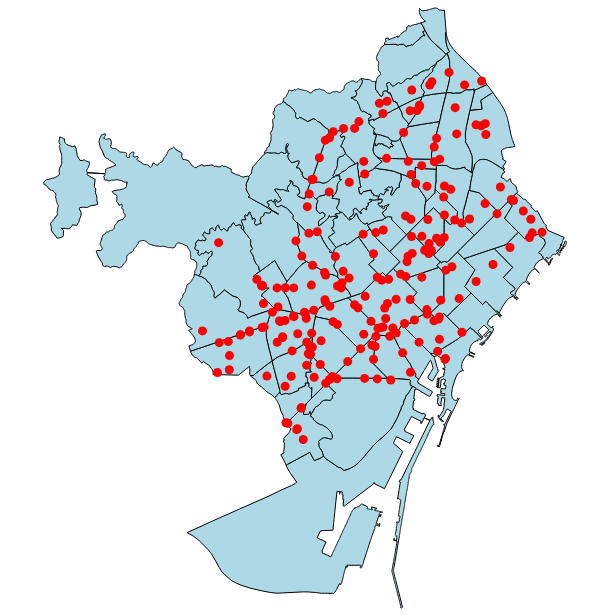

The notebook cell saved with this chart:
### Code cell
a = alt.Chart(all_stops).mark_geoshape(size=0, color='red').encode(tooltip=['id', 'name']).properties(width=600, height=600)
neigh_layer + a

### Figure 1 — Vega-Lite specification as saved in the notebook (floating-point values rounded to 4 significant figures; data arrays with more than 128 entries replaced by an {"elided": "..."} marker saying what was removed)
{"config": {"view": {"continuousWidth": 300, "continuousHeight": 300}}, "layer": [{"data": {"name": "data-ff3992ad043cdfa6038f5a9446ee4523"}, "mark": {"type": "geoshape", "fill": "lightblue", "stroke": "black"}, "encoding": {"tooltip": [{"field": "name", "type": "nominal"}]}}, {"data": {"name": "data-f29f9733364fb5fcbb1d75ecc4f86821"}, "mark": {"type": "geoshape", "color": "red", "size": 0}, "encoding": {"tooltip": [{"field": "id", "type": "nominal"}, {"field": "name", "type": "nominal"}]}}], "height": 600, "width": 600, "$schema": "https://vega.github.io/schema/vega-lite/v6.1.0.json", "datasets": {"data-ff3992ad043cdfa6038f5a9446ee4523": [{"name": "la Barceloneta", "type": "Feature", "geometry": {"type": "Polygon", "coordinates": {"elided": "1x539x2 float values"}}}, {"name": "la Marina del Prat Vermell", "type": "Feature", "geometry": {"type": "Polygon", "coordinates": {"elided": "1x2940x2 float values"}}}, {"name": "Sant Antoni", "type": "Feature", "geometry": {"type": "Polygon", "coordinates": [[[2.168, 41.38], [2.168, 41.38], [2.158, 41.38], [2.156, 41.38], [2.154, 41.38], [2.151, 41.38], [2.15, 41.38], [2.15, 41.38], [2.152, 41.38], [2.153, 41.38], [2.156, 41.38], [2.159, 41.38], [2.161, 41.38], [2.162, 41.38], [2.163, 41.39], [2.164, 41.39], [2.165, 41.39], [2.164, 41.39], [2.163, 41.38], [2.167, 41.38], [2.168, 41.38]]]}}, {"name": "Vallvidrera, el Tibidabo i les Planes", "type": "Feature", "geometry": {"type": "Polygon", "coordinates": {"elided": "1x1725x2 float values"}}}, {"name": "Sarrià", "type": "Feature", "geometry": {"type": "Polygon", "coordinates": {"elided": "1x656x2 float values"}}}, {"name": "Vallcarca i els Penitents", "type": "Feature", "geometry": {"type": "Polygon", "coordinates": {"elided": "1x521x2 float values"}}}, {"name": "Baró de Viver", "type": "Feature", "geometry": {"type": "Polygon", "coordinates": [[[2.197, 41.44], [2.196, 41.44], [2.196, 41.44], [2.196, 41.44], [2.196, 41.44], [2.197, 41.45], [2.197, 41.45], [2.198, 41.45], [2.198, 41.45], [2.2, 41.45], [2.201, 41.45], [2.202, 41.45], [2.203, 41.45], [2.203, 41.45], [2.202, 41.45], [2.202, 41.45], [2.199, 41.45], [2.199, 41.45], [2.199, 41.44], [2.2, 41.44], [2.197, 41.44]]]}}, {"name": "Sant Genís dels Agudells", "type": "Feature", "geometry": {"type": "Polygon", "coordinates": {"elided": "1x580x2 float values"}}}, {"name": "Horta", "type": "Feature", "geometry": {"type": "Polygon", "coordinates": {"elided": "1x671x2 float values"}}}, {"name": "l'Antiga Esquerra de l'Eixample", "type": "Feature", "geometry": {"type": "Polygon", "coordinates": [[[2.157, 41.39], [2.158, 41.39], [2.16, 41.39], [2.161, 41.39], [2.162, 41.39], [2.164, 41.39], [2.165, 41.39], [2.165, 41.39], [2.164, 41.39], [2.163, 41.39], [2.162, 41.38], [2.161, 41.38], [2.159, 41.38], [2.157, 41.38], [2.156, 41.38], [2.154, 41.39], [2.153, 41.39], [2.152, 41.39], [2.151, 41.39], [2.148, 41.39], [2.148, 41.39], [2.144, 41.39], [2.144, 41.39], [2.144, 41.39], [2.144, 41.39], [2.144, 41.39], [2.144, 41.39], [2.145, 41.39], [2.145, 41.39], [2.145, 41.39], [2.145, 41.39], [2.145, 41.39], [2.145, 41.39], [2.145, 41.39], [2.145, 41.39], [2.145, 41.39], [2.145, 41.39], [2.145, 41.39], [2.145, 41.39], [2.145, 41.39], [2.145, 41.39], [2.155, 41.4], [2.155, 41.4], [2.156, 41.39], [2.157, 41.39]]]}}, {"name": "el Raval", "type": "Feature", "geometry": {"type": "Polygon", "coordinates": {"elided": "1x95x2 float values"}}}, {"name": "el Barri Gòtic", "type": "Feature", "geometry": {"type": "Polygon", "coordinates": {"elided": "1x119x2 float values"}}}, {"name": "Sant Pere, Santa Caterina i la Ribera", "type": "Feature", "geometry": {"type": "Polygon", "coordinates": {"elided": "1x65x2 float values"}}}, {"name": "el Fort Pienc", "type": "Feature", "geometry": {"type": "Polygon", "coordinates": [[[2.184, 41.39], [2.182, 41.39], [2.181, 41.39], [2.18, 41.39], [2.176, 41.39], [2.176, 41.39], [2.176, 41.39], [2.176, 41.39], [2.176, 41.39], [2.176, 41.39], [2.176, 41.39], [2.176, 41.39], [2.176, 41.39], [2.176, 41.39], [2.176, 41.39], [2.176, 41.4], [2.176, 41.4], [2.176, 41.4], [2.176, 41.4], [2.176, 41.4], [2.176, 41.4], [2.176, 41.4], [2.177, 41.4], [2.177, 41.4], [2.177, 41.4], [2.178, 41.4], [2.178, 41.4], [2.177, 41.4], [2.177, 41.4], [2.177, 41.4], [2.176, 41.4], [2.176, 41.4], [2.175, 41.4], [2.174, 41.4], [2.173, 41.4], [2.175, 41.4], [2.185, 41.4], [2.187, 41.4], [2.187, 41.39], [2.187, 41.39], [2.187, 41.39], [2.187, 41.39], [2.187, 41.39], [2.187, 41.39], [2.187, 41.39], [2.187, 41.39], [2.187, 41.39], [2.187, 41.39], [2.187, 41.39], [2.187, 41.39], [2.187, 41.39], [2.184, 41.39]]]}}, {"name": "la Sagrada Família", "type": "Feature", "geometry": {"type": "Polygon", "coordinates": [[[2.173, 41.4], [2.173, 41.4], [2.173, 41.4], [2.171, 41.4], [2.17, 41.4], [2.17, 41.4], [2.17, 41.4], [2.172, 41.4], [2.169, 41.41], [2.175, 41.41], [2.179, 41.41], [2.181, 41.41], [2.182, 41.41], [2.183, 41.41], [2.186, 41.4], [2.185, 41.4], [2.185, 41.4], [2.175, 41.4], [2.173, 41.4]]]}}, {"name": "la Dreta de l'Eixample", "type": "Feature", "geometry": {"type": "Polygon", "coordinates": {"elided": "1x65x2 float values"}}}, {"name": "la Nova Esquerra de l'Eixample", "type": "Feature", "geometry": {"type": "Polygon", "coordinates": [[[2.152, 41.38], [2.15, 41.38], [2.149, 41.38], [2.149, 41.38], [2.148, 41.38], [2.142, 41.38], [2.143, 41.39], [2.143, 41.39], [2.143, 41.39], [2.143, 41.39], [2.144, 41.39], [2.144, 41.39], [2.148, 41.39], [2.148, 41.39], [2.151, 41.39], [2.152, 41.39], [2.153, 41.39], [2.154, 41.39], [2.156, 41.38], [2.157, 41.38], [2.159, 41.38], [2.156, 41.38], [2.153, 41.38], [2.152, 41.38]]]}}, {"name": "el Poble-sec", "type": "Feature", "geometry": {"type": "Polygon", "coordinates": {"elided": "1x312x2 float values"}}}, {"name": "la Marina de Port", "type": "Feature", "geometry": {"type": "Polygon", "coordinates": {"elided": "1x182x2 float values"}}}, {"name": "la Font de la Guatlla", "type": "Feature", "geometry": {"type": "Polygon", "coordinates": {"elided": "1x91x2 float values"}}}, {"name": "Hostafrancs", "type": "Feature", "geometry": {"type": "Polygon", "coordinates": {"elided": "1x91x2 float values"}}}, {"name": "la Bordeta", "type": "Feature", "geometry": {"type": "Polygon", "coordinates": {"elided": "1x92x2 float values"}}}, {"name": "Sants - Badal", "type": "Feature", "geometry": {"type": "Polygon", "coordinates": [[[2.13, 41.38], [2.13, 41.38], [2.131, 41.37], [2.131, 41.37], [2.132, 41.37], [2.132, 41.37], [2.132, 41.37], [2.131, 41.37], [2.131, 41.37], [2.131, 41.37], [2.131, 41.37], [2.131, 41.37], [2.13, 41.37], [2.13, 41.37], [2.13, 41.37], [2.129, 41.37], [2.129, 41.37], [2.129, 41.37], [2.129, 41.37], [2.128, 41.37], [2.128, 41.37], [2.127, 41.37], [2.127, 41.37], [2.126, 41.37], [2.126, 41.37], [2.126, 41.37], [2.125, 41.37], [2.125, 41.37], [2.124, 41.37], [2.124, 41.37], [2.124, 41.37], [2.124, 41.37], [2.124, 41.37], [2.124, 41.37], [2.124, 41.37], [2.124, 41.37], [2.124, 41.37], [2.124, 41.37], [2.123, 41.37], [2.122, 41.38], [2.122, 41.38], [2.122, 41.38], [2.122, 41.38], [2.123, 41.38], [2.125, 41.38], [2.128, 41.38], [2.129, 41.38], [2.129, 41.38], [2.13, 41.38], [2.13, 41.38], [2.13, 41.38]]]}}, {"name": "Sants", "type": "Feature", "geometry": {"type": "Polygon", "coordinates": {"elided": "1x106x2 float values"}}}, {"name": "les Corts", "type": "Feature", "geometry": {"type": "Polygon", "coordinates": {"elided": "1x82x2 float values"}}}, {"name": "la Maternitat i Sant Ramon", "type": "Feature", "geometry": {"type": "Polygon", "coordinates": {"elided": "1x86x2 float values"}}}, {"name": "Pedralbes", "type": "Feature", "geometry": {"type": "Polygon", "coordinates": {"elided": "1x313x2 float values"}}}, {"name": "les Tres Torres", "type": "Feature", "geometry": {"type": "Polygon", "coordinates": {"elided": "1x116x2 float values"}}}, {"name": "Sant Gervasi - la Bonanova", "type": "Feature", "geometry": {"type": "Polygon", "coordinates": {"elided": "1x514x2 float values"}}}, {"name": "Sant Gervasi - Galvany", "type": "Feature", "geometry": {"type": "Polygon", "coordinates": {"elided": "1x134x2 float values"}}}, {"name": "el Putxet i el Farró", "type": "Feature", "geometry": {"type": "Polygon", "coordinates": {"elided": "1x185x2 float values"}}}, {"name": "el Coll", "type": "Feature", "geometry": {"type": "Polygon", "coordinates": {"elided": "1x179x2 float values"}}}, {"name": "la Salut", "type": "Feature", "geometry": {"type": "Polygon", "coordinates": {"elided": "1x169x2 float values"}}}, {"name": "la Vila de Gràcia", "type": "Feature", "geometry": {"type": "Polygon", "coordinates": {"elided": "1x84x2 float values"}}}, {"name": "el Camp d'en Grassot i Gràcia Nova", "type": "Feature", "geometry": {"type": "Polygon", "coordinates": [[[2.169, 41.4], [2.167, 41.4], [2.166, 41.4], [2.165, 41.4], [2.165, 41.4], [2.164, 41.4], [2.164, 41.4], [2.163, 41.4], [2.162, 41.4], [2.162, 41.4], [2.162, 41.4], [2.164, 41.4], [2.163, 41.41], [2.163, 41.41], [2.163, 41.41], [2.163, 41.41], [2.162, 41.41], [2.162, 41.41], [2.161, 41.41], [2.161, 41.41], [2.161, 41.41], [2.161, 41.41], [2.16, 41.41], [2.16, 41.41], [2.16, 41.41], [2.159, 41.41], [2.158, 41.41], [2.158, 41.41], [2.16, 41.41], [2.161, 41.41], [2.162, 41.41], [2.162, 41.41], [2.163, 41.41], [2.164, 41.41], [2.164, 41.41], [2.164, 41.41], [2.165, 41.41], [2.169, 41.41], [2.172, 41.4], [2.169, 41.4]]]}}, {"name": "el Baix Guinardó", "type": "Feature", "geometry": {"type": "Polygon", "coordinates": [[[2.17, 41.41], [2.169, 41.41], [2.165, 41.41], [2.164, 41.41], [2.164, 41.41], [2.164, 41.41], [2.163, 41.41], [2.162, 41.41], [2.161, 41.41], [2.161, 41.41], [2.161, 41.41], [2.161, 41.41], [2.162, 41.41], [2.162, 41.41], [2.162, 41.41], [2.162, 41.41], [2.163, 41.41], [2.163, 41.41], [2.163, 41.41], [2.163, 41.41], [2.164, 41.41], [2.164, 41.41], [2.164, 41.41], [2.164, 41.41], [2.166, 41.41], [2.166, 41.41], [2.167, 41.42], [2.167, 41.42], [2.168, 41.42], [2.168, 41.42], [2.168, 41.42], [2.168, 41.42], [2.168, 41.42], [2.168, 41.42], [2.168, 41.42], [2.168, 41.42], [2.169, 41.42], [2.169, 41.42], [2.169, 41.42], [2.169, 41.42], [2.169, 41.42], [2.169, 41.42], [2.169, 41.42], [2.169, 41.42], [2.169, 41.42], [2.169, 41.42], [2.169, 41.42], [2.169, 41.42], [2.169, 41.41], [2.17, 41.41], [2.17, 41.41], [2.17, 41.41], [2.17, 41.41], [2.17, 41.41], [2.171, 41.41], [2.171, 41.41], [2.171, 41.41], [2.171, 41.41], [2.172, 41.41], [2.173, 41.41], [2.174, 41.41], [2.174, 41.41], [2.17, 41.41]]]}}, {"name": "Can Baró", "type": "Feature", "geometry": {"type": "Polygon", "coordinates": {"elided": "1x329x2 float values"}}}, {"name": "el Clot", "type": "Feature", "geometry": {"type": "Polygon", "coordinates": [[[2.192, 41.41], [2.194, 41.41], [2.194, 41.41], [2.194, 41.41], [2.194, 41.41], [2.195, 41.41], [2.195, 41.41], [2.195, 41.41], [2.195, 41.41], [2.196, 41.41], [2.197, 41.41], [2.197, 41.41], [2.197, 41.41], [2.195, 41.41], [2.193, 41.41], [2.191, 41.41], [2.19, 41.41], [2.188, 41.4], [2.188, 41.4], [2.188, 41.4], [2.188, 41.4], [2.188, 41.4], [2.187, 41.4], [2.187, 41.4], [2.187, 41.4], [2.187, 41.4], [2.187, 41.4], [2.186, 41.4], [2.186, 41.4], [2.186, 41.4], [2.186, 41.4], [2.183, 41.41], [2.185, 41.41], [2.186, 41.41], [2.187, 41.41], [2.187, 41.41], [2.187, 41.41], [2.187, 41.42], [2.187, 41.42], [2.188, 41.41], [2.189, 41.41], [2.19, 41.41], [2.191, 41.42], [2.191, 41.42], [2.192, 41.41]]]}}, {"name": "el Guinardó", "type": "Feature", "geometry": {"type": "Polygon", "coordinates": {"elided": "1x327x2 float values"}}}, {"name": "la Teixonera", "type": "Feature", "geometry": {"type": "Polygon", "coordinates": {"elided": "1x127x2 float values"}}}, {"name": "la Font d'en Fargues", "type": "Feature", "geometry": {"type": "Polygon", "coordinates": {"elided": "1x211x2 float values"}}}, {"name": "la Vall d'Hebron", "type": "Feature", "geometry": {"type": "Polygon", "coordinates": {"elided": "1x235x2 float values"}}}, {"name": "el Carmel", "type": "Feature", "geometry": {"type": "Polygon", "coordinates": {"elided": "1x373x2 float values"}}}, {"name": "el Parc i la Llacuna del Poblenou", "type": "Feature", "geometry": {"type": "Polygon", "coordinates": [[[2.194, 41.41], [2.195, 41.4], [2.195, 41.4], [2.196, 41.4], [2.197, 41.4], [2.197, 41.4], [2.197, 41.4], [2.197, 41.4], [2.195, 41.4], [2.194, 41.4], [2.194, 41.4], [2.195, 41.4], [2.196, 41.4], [2.195, 41.4], [2.191, 41.39], [2.19, 41.39], [2.189, 41.39], [2.188, 41.39], [2.187, 41.39], [2.185, 41.39], [2.182, 41.39], [2.187, 41.39], [2.187, 41.39], [2.187, 41.39], [2.187, 41.39], [2.187, 41.39], [2.187, 41.39], [2.187, 41.39], [2.187, 41.39], [2.187, 41.39], [2.187, 41.39], [2.187, 41.39], [2.187, 41.39], [2.187, 41.39], [2.187, 41.4], [2.185, 41.4], [2.186, 41.4], [2.186, 41.4], [2.186, 41.4], [2.186, 41.4], [2.187, 41.4], [2.187, 41.4], [2.187, 41.4], [2.187, 41.4], [2.187, 41.4], [2.188, 41.4], [2.188, 41.4], [2.188, 41.4], [2.188, 41.4], [2.188, 41.4], [2.19, 41.41], [2.191, 41.41], [2.193, 41.41], [2.194, 41.41], [2.194, 41.41]]]}}, {"name": "Montbau", "type": "Feature", "geometry": {"type": "Polygon", "coordinates": {"elided": "1x458x2 float values"}}}, {"name": "Provençals del Poblenou", "type": "Feature", "geometry": {"type": "Polygon", "coordinates": [[[2.196, 41.41], [2.194, 41.41], [2.193, 41.41], [2.191, 41.41], [2.193, 41.41], [2.195, 41.41], [2.197, 41.41], [2.198, 41.41], [2.202, 41.41], [2.203, 41.42], [2.205, 41.42], [2.208, 41.42], [2.21, 41.42], [2.21, 41.42], [2.21, 41.42], [2.209, 41.42], [2.209, 41.42], [2.208, 41.42], [2.208, 41.42], [2.208, 41.42], [2.207, 41.42], [2.209, 41.41], [2.21, 41.41], [2.211, 41.41], [2.212, 41.41], [2.211, 41.41], [2.21, 41.41], [2.209, 41.41], [2.208, 41.41], [2.206, 41.41], [2.204, 41.41], [2.202, 41.41], [2.199, 41.41], [2.196, 41.41]]]}}, {"name": "la Clota", "type": "Feature", "geometry": {"type": "Polygon", "coordinates": {"elided": "1x141x2 float values"}}}, {"name": "Vilapicina i la Torre Llobeta", "type": "Feature", "geometry": {"type": "Polygon", "coordinates": [[[2.166, 41.43], [2.166, 41.43], [2.166, 41.43], [2.166, 41.43], [2.167, 41.43], [2.167, 41.43], [2.169, 41.43], [2.169, 41.43], [2.17, 41.43], [2.172, 41.43], [2.173, 41.43], [2.174, 41.43], [2.175, 41.43], [2.176, 41.43], [2.177, 41.43], [2.178, 41.43], [2.183, 41.43], [2.184, 41.43], [2.184, 41.43], [2.184, 41.43], [2.179, 41.43], [2.177, 41.43], [2.177, 41.43], [2.177, 41.43], [2.176, 41.43], [2.176, 41.43], [2.176, 41.43], [2.17, 41.43], [2.17, 41.43], [2.167, 41.43], [2.165, 41.43], [2.164, 41.43], [2.164, 41.43], [2.164, 41.43], [2.164, 41.43], [2.164, 41.43], [2.164, 41.43], [2.164, 41.43], [2.164, 41.43], [2.165, 41.43], [2.165, 41.43], [2.166, 41.43], [2.165, 41.43], [2.164, 41.43], [2.164, 41.43], [2.164, 41.43], [2.165, 41.43], [2.165, 41.43], [2.166, 41.43]]]}}, {"name": "Porta", "type": "Feature", "geometry": {"type": "Polygon", "coordinates": [[[2.185, 41.44], [2.183, 41.43], [2.183, 41.43], [2.183, 41.43], [2.183, 41.43], [2.183, 41.43], [2.178, 41.43], [2.177, 41.43], [2.176, 41.43], [2.175, 41.43], [2.175, 41.43], [2.174, 41.43], [2.174, 41.43], [2.174, 41.43], [2.174, 41.43], [2.173, 41.43], [2.173, 41.43], [2.173, 41.43], [2.173, 41.43], [2.172, 41.43], [2.172, 41.43], [2.172, 41.44], [2.172, 41.44], [2.172, 41.44], [2.173, 41.44], [2.173, 41.44], [2.173, 41.44], [2.174, 41.44], [2.174, 41.44], [2.174, 41.44], [2.174, 41.44], [2.174, 41.44], [2.174, 41.44], [2.174, 41.44], [2.175, 41.44], [2.175, 41.44], [2.175, 41.44], [2.175, 41.44], [2.175, 41.44], [2.175, 41.44], [2.175, 41.44], [2.175, 41.44], [2.175, 41.44], [2.179, 41.44], [2.18, 41.44], [2.182, 41.44], [2.182, 41.44], [2.185, 41.44]]]}}, {"name": "el Turó de la Peira", "type": "Feature", "geometry": {"type": "Polygon", "coordinates": {"elided": "1x105x2 float values"}}}, {"name": "Can Peguera", "type": "Feature", "geometry": {"type": "Polygon", "coordinates": {"elided": "1x78x2 float values"}}}, {"name": "la Guineueta", "type": "Feature", "geometry": {"type": "Polygon", "coordinates": {"elided": "1x149x2 float values"}}}, {"name": "Canyelles", "type": "Feature", "geometry": {"type": "Polygon", "coordinates": {"elided": "1x237x2 float values"}}}, {"name": "Sant Martí de Provençals", "type": "Feature", "geometry": {"type": "Polygon", "coordinates": [[[2.197, 41.41], [2.197, 41.41], [2.197, 41.41], [2.197, 41.41], [2.196, 41.41], [2.195, 41.41], [2.195, 41.41], [2.195, 41.41], [2.195, 41.41], [2.194, 41.41], [2.194, 41.41], [2.194, 41.41], [2.194, 41.41], [2.192, 41.41], [2.193, 41.42], [2.194, 41.42], [2.193, 41.42], [2.193, 41.42], [2.193, 41.42], [2.193, 41.42], [2.193, 41.42], [2.193, 41.42], [2.194, 41.42], [2.194, 41.42], [2.195, 41.42], [2.196, 41.42], [2.198, 41.42], [2.199, 41.42], [2.199, 41.42], [2.199, 41.42], [2.199, 41.42], [2.2, 41.42], [2.202, 41.42], [2.203, 41.42], [2.204, 41.42], [2.204, 41.42], [2.205, 41.42], [2.205, 41.42], [2.203, 41.42], [2.202, 41.41], [2.198, 41.41], [2.197, 41.41]]]}}, {"name": "les Roquetes", "type": "Feature", "geometry": {"type": "Polygon", "coordinates": {"elided": "1x343x2 float values"}}}, {"name": "Verdun", "type": "Feature", "geometry": {"type": "Polygon", "coordinates": [[[2.175, 41.44], [2.175, 41.44], [2.175, 41.44], [2.175, 41.44], [2.174, 41.44], [2.174, 41.44], [2.174, 41.44], [2.174, 41.44], [2.174, 41.44], [2.174, 41.44], [2.174, 41.44], [2.174, 41.44], [2.173, 41.44], [2.173, 41.44], [2.173, 41.44], [2.173, 41.44], [2.173, 41.44], [2.173, 41.44], [2.173, 41.44], [2.173, 41.44], [2.173, 41.44], [2.173, 41.44], [2.173, 41.44], [2.173, 41.44], [2.172, 41.44], [2.172, 41.44], [2.172, 41.44], [2.172, 41.44], [2.172, 41.44], [2.172, 41.44], [2.173, 41.44], [2.174, 41.44], [2.174, 41.44], [2.174, 41.44], [2.175, 41.44], [2.175, 41.44], [2.175, 41.44], [2.176, 41.44], [2.176, 41.44], [2.176, 41.45], [2.177, 41.45], [2.177, 41.45], [2.178, 41.45], [2.178, 41.45], [2.179, 41.45], [2.179, 41.45], [2.179, 41.45], [2.179, 41.45], [2.179, 41.45], [2.18, 41.45], [2.179, 41.45], [2.179, 41.44], [2.178, 41.44], [2.178, 41.44], [2.178, 41.44], [2.178, 41.44], [2.177, 41.44], [2.177, 41.44], [2.176, 41.44], [2.175, 41.44]]]}}, {"name": "la Prosperitat", "type": "Feature", "geometry": {"type": "Polygon", "coordinates": [[[2.176, 41.44], [2.175, 41.44], [2.175, 41.44], [2.175, 41.44], [2.175, 41.44], [2.175, 41.44], [2.175, 41.44], [2.175, 41.44], [2.175, 41.44], [2.175, 41.44], [2.175, 41.44], [2.175, 41.44], [2.176, 41.44], [2.177, 41.44], [2.177, 41.44], [2.178, 41.44], [2.178, 41.44], [2.178, 41.44], [2.178, 41.44], [2.179, 41.44], [2.179, 41.45], [2.18, 41.45], [2.18, 41.45], [2.18, 41.45], [2.18, 41.45], [2.18, 41.45], [2.181, 41.45], [2.182, 41.45], [2.183, 41.45], [2.185, 41.45], [2.186, 41.45], [2.187, 41.45], [2.187, 41.45], [2.187, 41.45], [2.187, 41.45], [2.188, 41.45], [2.186, 41.44], [2.186, 41.44], [2.185, 41.44], [2.182, 41.44], [2.182, 41.44], [2.18, 41.44], [2.179, 41.44], [2.176, 41.44]]]}}, {"name": "la Trinitat Nova", "type": "Feature", "geometry": {"type": "Polygon", "coordinates": {"elided": "1x128x2 float values"}}}, {"name": "Ciutat Meridiana", "type": "Feature", "geometry": {"type": "Polygon", "coordinates": {"elided": "1x170x2 float values"}}}, {"name": "Vallbona", "type": "Feature", "geometry": {"type": "Polygon", "coordinates": {"elided": "1x80x2 float values"}}}, {"name": "la Trinitat Vella", "type": "Feature", "geometry": {"type": "Polygon", "coordinates": {"elided": "1x99x2 float values"}}}, {"name": "Torre Baró", "type": "Feature", "geometry": {"type": "Polygon", "coordinates": {"elided": "1x492x2 float values"}}}, {"name": "el Bon Pastor", "type": "Feature", "geometry": {"type": "Polygon", "coordinates": {"elided": "1x143x2 float values"}}}, {"name": "Sant Andreu", "type": "Feature", "geometry": {"type": "Polygon", "coordinates": {"elided": "1x122x2 float values"}}}, {"name": "la Sagrera", "type": "Feature", "geometry": {"type": "Polygon", "coordinates": {"elided": "1x77x2 float values"}}}, {"name": "el Congrés i els Indians", "type": "Feature", "geometry": {"type": "Polygon", "coordinates": [[[2.181, 41.42], [2.181, 41.42], [2.181, 41.42], [2.181, 41.42], [2.181, 41.42], [2.181, 41.42], [2.181, 41.42], [2.18, 41.42], [2.177, 41.43], [2.176, 41.43], [2.176, 41.43], [2.177, 41.43], [2.177, 41.43], [2.177, 41.43], [2.179, 41.43], [2.184, 41.43], [2.184, 41.43], [2.184, 41.43], [2.184, 41.42], [2.184, 41.42], [2.184, 41.42], [2.183, 41.42], [2.182, 41.42], [2.182, 41.42], [2.182, 41.42], [2.181, 41.42], [2.181, 41.42]]]}}, {"name": "Navas", "type": "Feature", "geometry": {"type": "Polygon", "coordinates": [[[2.189, 41.42], [2.19, 41.42], [2.191, 41.42], [2.191, 41.42], [2.191, 41.42], [2.191, 41.42], [2.191, 41.42], [2.191, 41.42], [2.191, 41.42], [2.19, 41.41], [2.189, 41.41], [2.188, 41.41], [2.183, 41.42], [2.181, 41.42], [2.18, 41.42], [2.18, 41.42], [2.181, 41.42], [2.181, 41.42], [2.181, 41.42], [2.182, 41.42], [2.182, 41.42], [2.182, 41.42], [2.183, 41.42], [2.184, 41.42], [2.184, 41.42], [2.186, 41.42], [2.187, 41.42], [2.187, 41.42], [2.189, 41.42]]]}}, {"name": "el Camp de l'Arpa del Clot", "type": "Feature", "geometry": {"type": "Polygon", "coordinates": [[[2.185, 41.41], [2.183, 41.41], [2.182, 41.41], [2.181, 41.41], [2.179, 41.41], [2.175, 41.41], [2.181, 41.42], [2.183, 41.42], [2.187, 41.42], [2.187, 41.42], [2.187, 41.41], [2.187, 41.41], [2.187, 41.41], [2.186, 41.41], [2.185, 41.41]]]}}, {"name": "la Vila Olímpica del Poblenou", "type": "Feature", "geometry": {"type": "Polygon", "coordinates": {"elided": "1x288x2 float values"}}}, {"name": "el Poblenou", "type": "Feature", "geometry": {"type": "Polygon", "coordinates": {"elided": "1x85x2 float values"}}}, {"name": "la Verneda i la Pau", "type": "Feature", "geometry": {"type": "Polygon", "coordinates": {"elided": "1x78x2 float values"}}}, {"name": "Diagonal Mar i el Front Marítim del Poblenou", "type": "Feature", "geometry": {"type": "Polygon", "coordinates": {"elided": "1x388x2 float values"}}}, {"name": "el Besòs i el Maresme", "type": "Feature", "geometry": {"type": "Polygon", "coordinates": {"elided": "1x492x2 float values"}}}], "data-f29f9733364fb5fcbb1d75ecc4f86821": {"elided": "215 records"}}}
